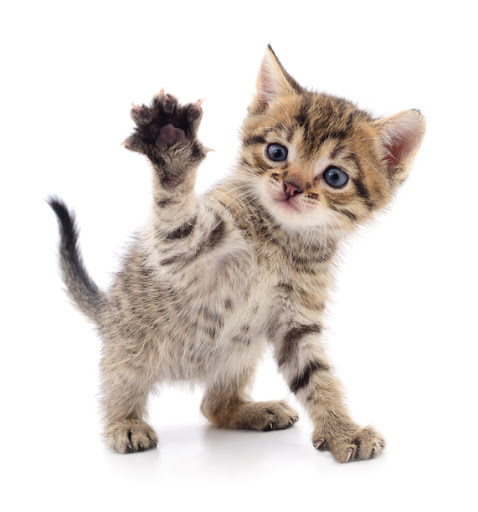
#> input picture OpenCV/cat.jpg, 478 x 512 px
$ python example_6.py
#> lines starting #> are read from the running program, lines starting #| are printed output that depends on the picture
import cv2
import numpy as np
#cv.warpAffine(image,M,dszie)이미지의 위치를 변경합니다.
"""
-M: 변환 행렬
-dsize: Manual Size
"""
image = cv2.imread('cat.jpg')
#> image is the input picture: shape (512, 478, 3); mean B, G, R 213.3, 217.7, 224.2
#행과 열 정보만 저장합니다.
height, width = image.shape[:2]
#> height = 512; width = 478

M = np.float32([[1,0,50],[0,1,10]])
dst = cv2.warpAffine(image,M,(width,height))
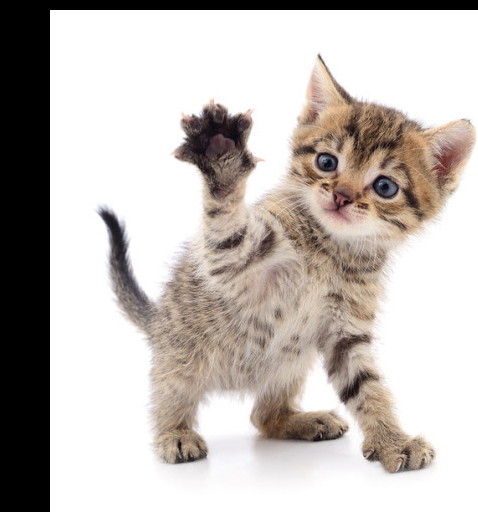
#> dst: shape (512, 478, 3); mean B, G, R 182.1, 186.5, 193.1
cv2.imshow('Image',dst)
cv2.waitKey(0)
